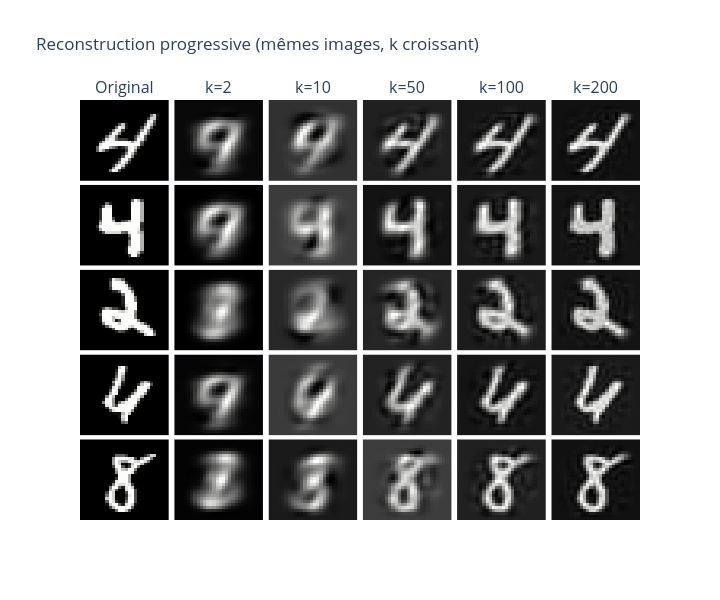

The code cell stored with this chart in its notebook:
### Markdown cell above
## 2.1 Reconstruction progressive : impact visuel du nombre de composantes

Pour donner une intuition concrète de ce que signifie "MSE = X", on reconstruit la même image avec différents k.

### Code cell
sample_indices = [0, 1, 2, 3, 4]
k_values_vis = [2, 10, 50, 100, 200]

n_rows = len(sample_indices)
n_cols = len(k_values_vis) + 1  # +1 pour l'original

# Pré-entraîner un modèle par k
pca_models = {}
for k in k_values_vis:
    pca_k = PCA(n_components=k)
    pca_k.fit(X_train)
    pca_models[k] = pca_k

fig = make_subplots(rows=n_rows, cols=n_cols,
                    column_titles=["Original"] + [f"k={k}" for k in k_values_vis],
                    horizontal_spacing=0.01, vertical_spacing=0.01)

for row_i, s_idx in enumerate(sample_indices):
    # Image originale
    fig.add_trace(
        go.Heatmap(z=X_test[s_idx].reshape(28, 28)[::-1], colorscale="gray", showscale=False),
        row=row_i + 1, col=1
    )
    for col_j, k in enumerate(k_values_vis):
        latent_k = pca_models[k].encode(X_test[s_idx:s_idx + 1])
        rec = pca_models[k].decode(latent_k)
        fig.add_trace(
            go.Heatmap(z=rec.reshape(28, 28)[::-1], colorscale="gray", showscale=False),
            row=row_i + 1, col=col_j + 2
        )

for r in range(1, n_rows + 1):
    for c in range(1, n_cols + 1):
        fig.update_xaxes(visible=False, row=r, col=c)
        fig.update_yaxes(visible=False, row=r, col=c)

fig.update_layout(height=120 * n_rows, width=120 * n_cols,
                  title_text="Reconstruction progressive (mêmes images, k croissant)")
fig.show()

### Figure 1 — Plotly figure (JSON) as saved in the notebook; plotly's stock layout.template omitted (floating-point values rounded to 4 significant figures; data arrays with more than 128 entries replaced by an {"elided": "..."} marker saying what was removed)
{"data": [{"colorscale": [[0, "rgb(0, 0, 0)"], [0.09091, "rgb(16, 16, 16)"], [0.1818, "rgb(38, 38, 38)"], [0.2727, "rgb(59, 59, 59)"], [0.3636, "rgb(81, 80, 80)"], [0.4545, "rgb(102, 101, 101)"], [0.5455, "rgb(124, 123, 122)"], [0.6364, "rgb(146, 146, 145)"], [0.7273, "rgb(171, 171, 170)"], [0.8182, "rgb(197, 197, 195)"], [0.9091, "rgb(224, 224, 223)"], [1, "rgb(254, 254, 253)"]], "showscale": false, "type": "heatmap", "xaxis": "x", "yaxis": "y", "z": {"elided": "28x28 float values"}}, {"colorscale": [[0, "rgb(0, 0, 0)"], [0.09091, "rgb(16, 16, 16)"], [0.1818, "rgb(38, 38, 38)"], [0.2727, "rgb(59, 59, 59)"], [0.3636, "rgb(81, 80, 80)"], [0.4545, "rgb(102, 101, 101)"], [0.5455, "rgb(124, 123, 122)"], [0.6364, "rgb(146, 146, 145)"], [0.7273, "rgb(171, 171, 170)"], [0.8182, "rgb(197, 197, 195)"], [0.9091, "rgb(224, 224, 223)"], [1, "rgb(254, 254, 253)"]], "showscale": false, "type": "heatmap", "xaxis": "x2", "yaxis": "y2", "z": {"elided": "28x28 float values"}}, {"colorscale": [[0, "rgb(0, 0, 0)"], [0.09091, "rgb(16, 16, 16)"], [0.1818, "rgb(38, 38, 38)"], [0.2727, "rgb(59, 59, 59)"], [0.3636, "rgb(81, 80, 80)"], [0.4545, "rgb(102, 101, 101)"], [0.5455, "rgb(124, 123, 122)"], [0.6364, "rgb(146, 146, 145)"], [0.7273, "rgb(171, 171, 170)"], [0.8182, "rgb(197, 197, 195)"], [0.9091, "rgb(224, 224, 223)"], [1, "rgb(254, 254, 253)"]], "showscale": false, "type": "heatmap", "xaxis": "x3", "yaxis": "y3", "z": {"elided": "28x28 float values"}}, {"colorscale": [[0, "rgb(0, 0, 0)"], [0.09091, "rgb(16, 16, 16)"], [0.1818, "rgb(38, 38, 38)"], [0.2727, "rgb(59, 59, 59)"], [0.3636, "rgb(81, 80, 80)"], [0.4545, "rgb(102, 101, 101)"], [0.5455, "rgb(124, 123, 122)"], [0.6364, "rgb(146, 146, 145)"], [0.7273, "rgb(171, 171, 170)"], [0.8182, "rgb(197, 197, 195)"], [0.9091, "rgb(224, 224, 223)"], [1, "rgb(254, 254, 253)"]], "showscale": false, "type": "heatmap", "xaxis": "x4", "yaxis": "y4", "z": {"elided": "28x28 float values"}}, {"colorscale": [[0, "rgb(0, 0, 0)"], [0.09091, "rgb(16, 16, 16)"], [0.1818, "rgb(38, 38, 38)"], [0.2727, "rgb(59, 59, 59)"], [0.3636, "rgb(81, 80, 80)"], [0.4545, "rgb(102, 101, 101)"], [0.5455, "rgb(124, 123, 122)"], [0.6364, "rgb(146, 146, 145)"], [0.7273, "rgb(171, 171, 170)"], [0.8182, "rgb(197, 197, 195)"], [0.9091, "rgb(224, 224, 223)"], [1, "rgb(254, 254, 253)"]], "showscale": false, "type": "heatmap", "xaxis": "x5", "yaxis": "y5", "z": {"elided": "28x28 float values"}}, {"colorscale": [[0, "rgb(0, 0, 0)"], [0.09091, "rgb(16, 16, 16)"], [0.1818, "rgb(38, 38, 38)"], [0.2727, "rgb(59, 59, 59)"], [0.3636, "rgb(81, 80, 80)"], [0.4545, "rgb(102, 101, 101)"], [0.5455, "rgb(124, 123, 122)"], [0.6364, "rgb(146, 146, 145)"], [0.7273, "rgb(171, 171, 170)"], [0.8182, "rgb(197, 197, 195)"], [0.9091, "rgb(224, 224, 223)"], [1, "rgb(254, 254, 253)"]], "showscale": false, "type": "heatmap", "xaxis": "x6", "yaxis": "y6", "z": {"elided": "28x28 float values"}}, {"colorscale": [[0, "rgb(0, 0, 0)"], [0.09091, "rgb(16, 16, 16)"], [0.1818, "rgb(38, 38, 38)"], [0.2727, "rgb(59, 59, 59)"], [0.3636, "rgb(81, 80, 80)"], [0.4545, "rgb(102, 101, 101)"], [0.5455, "rgb(124, 123, 122)"], [0.6364, "rgb(146, 146, 145)"], [0.7273, "rgb(171, 171, 170)"], [0.8182, "rgb(197, 197, 195)"], [0.9091, "rgb(224, 224, 223)"], [1, "rgb(254, 254, 253)"]], "showscale": false, "type": "heatmap", "xaxis": "x7", "yaxis": "y7", "z": {"elided": "28x28 float values"}}, {"colorscale": [[0, "rgb(0, 0, 0)"], [0.09091, "rgb(16, 16, 16)"], [0.1818, "rgb(38, 38, 38)"], [0.2727, "rgb(59, 59, 59)"], [0.3636, "rgb(81, 80, 80)"], [0.4545, "rgb(102, 101, 101)"], [0.5455, "rgb(124, 123, 122)"], [0.6364, "rgb(146, 146, 145)"], [0.7273, "rgb(171, 171, 170)"], [0.8182, "rgb(197, 197, 195)"], [0.9091, "rgb(224, 224, 223)"], [1, "rgb(254, 254, 253)"]], "showscale": false, "type": "heatmap", "xaxis": "x8", "yaxis": "y8", "z": {"elided": "28x28 float values"}}, {"colorscale": [[0, "rgb(0, 0, 0)"], [0.09091, "rgb(16, 16, 16)"], [0.1818, "rgb(38, 38, 38)"], [0.2727, "rgb(59, 59, 59)"], [0.3636, "rgb(81, 80, 80)"], [0.4545, "rgb(102, 101, 101)"], [0.5455, "rgb(124, 123, 122)"], [0.6364, "rgb(146, 146, 145)"], [0.7273, "rgb(171, 171, 170)"], [0.8182, "rgb(197, 197, 195)"], [0.9091, "rgb(224, 224, 223)"], [1, "rgb(254, 254, 253)"]], "showscale": false, "type": "heatmap", "xaxis": "x9", "yaxis": "y9", "z": {"elided": "28x28 float values"}}, {"colorscale": [[0, "rgb(0, 0, 0)"], [0.09091, "rgb(16, 16, 16)"], [0.1818, "rgb(38, 38, 38)"], [0.2727, "rgb(59, 59, 59)"], [0.3636, "rgb(81, 80, 80)"], [0.4545, "rgb(102, 101, 101)"], [0.5455, "rgb(124, 123, 122)"], [0.6364, "rgb(146, 146, 145)"], [0.7273, "rgb(171, 171, 170)"], [0.8182, "rgb(197, 197, 195)"], [0.9091, "rgb(224, 224, 223)"], [1, "rgb(254, 254, 253)"]], "showscale": false, "type": "heatmap", "xaxis": "x10", "yaxis": "y10", "z": {"elided": "28x28 float values"}}, {"colorscale": [[0, "rgb(0, 0, 0)"], [0.09091, "rgb(16, 16, 16)"], [0.1818, "rgb(38, 38, 38)"], [0.2727, "rgb(59, 59, 59)"], [0.3636, "rgb(81, 80, 80)"], [0.4545, "rgb(102, 101, 101)"], [0.5455, "rgb(124, 123, 122)"], [0.6364, "rgb(146, 146, 145)"], [0.7273, "rgb(171, 171, 170)"], [0.8182, "rgb(197, 197, 195)"], [0.9091, "rgb(224, 224, 223)"], [1, "rgb(254, 254, 253)"]], "showscale": false, "type": "heatmap", "xaxis": "x11", "yaxis": "y11", "z": {"elided": "28x28 float values"}}, {"colorscale": [[0, "rgb(0, 0, 0)"], [0.09091, "rgb(16, 16, 16)"], [0.1818, "rgb(38, 38, 38)"], [0.2727, "rgb(59, 59, 59)"], [0.3636, "rgb(81, 80, 80)"], [0.4545, "rgb(102, 101, 101)"], [0.5455, "rgb(124, 123, 122)"], [0.6364, "rgb(146, 146, 145)"], [0.7273, "rgb(171, 171, 170)"], [0.8182, "rgb(197, 197, 195)"], [0.9091, "rgb(224, 224, 223)"], [1, "rgb(254, 254, 253)"]], "showscale": false, "type": "heatmap", "xaxis": "x12", "yaxis": "y12", "z": {"elided": "28x28 float values"}}, {"colorscale": [[0, "rgb(0, 0, 0)"], [0.09091, "rgb(16, 16, 16)"], [0.1818, "rgb(38, 38, 38)"], [0.2727, "rgb(59, 59, 59)"], [0.3636, "rgb(81, 80, 80)"], [0.4545, "rgb(102, 101, 101)"], [0.5455, "rgb(124, 123, 122)"], [0.6364, "rgb(146, 146, 145)"], [0.7273, "rgb(171, 171, 170)"], [0.8182, "rgb(197, 197, 195)"], [0.9091, "rgb(224, 224, 223)"], [1, "rgb(254, 254, 253)"]], "showscale": false, "type": "heatmap", "xaxis": "x13", "yaxis": "y13", "z": {"elided": "28x28 float values"}}, {"colorscale": [[0, "rgb(0, 0, 0)"], [0.09091, "rgb(16, 16, 16)"], [0.1818, "rgb(38, 38, 38)"], [0.2727, "rgb(59, 59, 59)"], [0.3636, "rgb(81, 80, 80)"], [0.4545, "rgb(102, 101, 101)"], [0.5455, "rgb(124, 123, 122)"], [0.6364, "rgb(146, 146, 145)"], [0.7273, "rgb(171, 171, 170)"], [0.8182, "rgb(197, 197, 195)"], [0.9091, "rgb(224, 224, 223)"], [1, "rgb(254, 254, 253)"]], "showscale": false, "type": "heatmap", "xaxis": "x14", "yaxis": "y14", "z": {"elided": "28x28 float values"}}, {"colorscale": [[0, "rgb(0, 0, 0)"], [0.09091, "rgb(16, 16, 16)"], [0.1818, "rgb(38, 38, 38)"], [0.2727, "rgb(59, 59, 59)"], [0.3636, "rgb(81, 80, 80)"], [0.4545, "rgb(102, 101, 101)"], [0.5455, "rgb(124, 123, 122)"], [0.6364, "rgb(146, 146, 145)"], [0.7273, "rgb(171, 171, 170)"], [0.8182, "rgb(197, 197, 195)"], [0.9091, "rgb(224, 224, 223)"], [1, "rgb(254, 254, 253)"]], "showscale": false, "type": "heatmap", "xaxis": "x15", "yaxis": "y15", "z": {"elided": "28x28 float values"}}, {"colorscale": [[0, "rgb(0, 0, 0)"], [0.09091, "rgb(16, 16, 16)"], [0.1818, "rgb(38, 38, 38)"], [0.2727, "rgb(59, 59, 59)"], [0.3636, "rgb(81, 80, 80)"], [0.4545, "rgb(102, 101, 101)"], [0.5455, "rgb(124, 123, 122)"], [0.6364, "rgb(146, 146, 145)"], [0.7273, "rgb(171, 171, 170)"], [0.8182, "rgb(197, 197, 195)"], [0.9091, "rgb(224, 224, 223)"], [1, "rgb(254, 254, 253)"]], "showscale": false, "type": "heatmap", "xaxis": "x16", "yaxis": "y16", "z": {"elided": "28x28 float values"}}, {"colorscale": [[0, "rgb(0, 0, 0)"], [0.09091, "rgb(16, 16, 16)"], [0.1818, "rgb(38, 38, 38)"], [0.2727, "rgb(59, 59, 59)"], [0.3636, "rgb(81, 80, 80)"], [0.4545, "rgb(102, 101, 101)"], [0.5455, "rgb(124, 123, 122)"], [0.6364, "rgb(146, 146, 145)"], [0.7273, "rgb(171, 171, 170)"], [0.8182, "rgb(197, 197, 195)"], [0.9091, "rgb(224, 224, 223)"], [1, "rgb(254, 254, 253)"]], "showscale": false, "type": "heatmap", "xaxis": "x17", "yaxis": "y17", "z": {"elided": "28x28 float values"}}, {"colorscale": [[0, "rgb(0, 0, 0)"], [0.09091, "rgb(16, 16, 16)"], [0.1818, "rgb(38, 38, 38)"], [0.2727, "rgb(59, 59, 59)"], [0.3636, "rgb(81, 80, 80)"], [0.4545, "rgb(102, 101, 101)"], [0.5455, "rgb(124, 123, 122)"], [0.6364, "rgb(146, 146, 145)"], [0.7273, "rgb(171, 171, 170)"], [0.8182, "rgb(197, 197, 195)"], [0.9091, "rgb(224, 224, 223)"], [1, "rgb(254, 254, 253)"]], "showscale": false, "type": "heatmap", "xaxis": "x18", "yaxis": "y18", "z": {"elided": "28x28 float values"}}, {"colorscale": [[0, "rgb(0, 0, 0)"], [0.09091, "rgb(16, 16, 16)"], [0.1818, "rgb(38, 38, 38)"], [0.2727, "rgb(59, 59, 59)"], [0.3636, "rgb(81, 80, 80)"], [0.4545, "rgb(102, 101, 101)"], [0.5455, "rgb(124, 123, 122)"], [0.6364, "rgb(146, 146, 145)"], [0.7273, "rgb(171, 171, 170)"], [0.8182, "rgb(197, 197, 195)"], [0.9091, "rgb(224, 224, 223)"], [1, "rgb(254, 254, 253)"]], "showscale": false, "type": "heatmap", "xaxis": "x19", "yaxis": "y19", "z": {"elided": "28x28 float values"}}, {"colorscale": [[0, "rgb(0, 0, 0)"], [0.09091, "rgb(16, 16, 16)"], [0.1818, "rgb(38, 38, 38)"], [0.2727, "rgb(59, 59, 59)"], [0.3636, "rgb(81, 80, 80)"], [0.4545, "rgb(102, 101, 101)"], [0.5455, "rgb(124, 123, 122)"], [0.6364, "rgb(146, 146, 145)"], [0.7273, "rgb(171, 171, 170)"], [0.8182, "rgb(197, 197, 195)"], [0.9091, "rgb(224, 224, 223)"], [1, "rgb(254, 254, 253)"]], "showscale": false, "type": "heatmap", "xaxis": "x20", "yaxis": "y20", "z": {"elided": "28x28 float values"}}, {"colorscale": [[0, "rgb(0, 0, 0)"], [0.09091, "rgb(16, 16, 16)"], [0.1818, "rgb(38, 38, 38)"], [0.2727, "rgb(59, 59, 59)"], [0.3636, "rgb(81, 80, 80)"], [0.4545, "rgb(102, 101, 101)"], [0.5455, "rgb(124, 123, 122)"], [0.6364, "rgb(146, 146, 145)"], [0.7273, "rgb(171, 171, 170)"], [0.8182, "rgb(197, 197, 195)"], [0.9091, "rgb(224, 224, 223)"], [1, "rgb(254, 254, 253)"]], "showscale": false, "type": "heatmap", "xaxis": "x21", "yaxis": "y21", "z": {"elided": "28x28 float values"}}, {"colorscale": [[0, "rgb(0, 0, 0)"], [0.09091, "rgb(16, 16, 16)"], [0.1818, "rgb(38, 38, 38)"], [0.2727, "rgb(59, 59, 59)"], [0.3636, "rgb(81, 80, 80)"], [0.4545, "rgb(102, 101, 101)"], [0.5455, "rgb(124, 123, 122)"], [0.6364, "rgb(146, 146, 145)"], [0.7273, "rgb(171, 171, 170)"], [0.8182, "rgb(197, 197, 195)"], [0.9091, "rgb(224, 224, 223)"], [1, "rgb(254, 254, 253)"]], "showscale": false, "type": "heatmap", "xaxis": "x22", "yaxis": "y22", "z": {"elided": "28x28 float values"}}, {"colorscale": [[0, "rgb(0, 0, 0)"], [0.09091, "rgb(16, 16, 16)"], [0.1818, "rgb(38, 38, 38)"], [0.2727, "rgb(59, 59, 59)"], [0.3636, "rgb(81, 80, 80)"], [0.4545, "rgb(102, 101, 101)"], [0.5455, "rgb(124, 123, 122)"], [0.6364, "rgb(146, 146, 145)"], [0.7273, "rgb(171, 171, 170)"], [0.8182, "rgb(197, 197, 195)"], [0.9091, "rgb(224, 224, 223)"], [1, "rgb(254, 254, 253)"]], "showscale": false, "type": "heatmap", "xaxis": "x23", "yaxis": "y23", "z": {"elided": "28x28 float values"}}, {"colorscale": [[0, "rgb(0, 0, 0)"], [0.09091, "rgb(16, 16, 16)"], [0.1818, "rgb(38, 38, 38)"], [0.2727, "rgb(59, 59, 59)"], [0.3636, "rgb(81, 80, 80)"], [0.4545, "rgb(102, 101, 101)"], [0.5455, "rgb(124, 123, 122)"], [0.6364, "rgb(146, 146, 145)"], [0.7273, "rgb(171, 171, 170)"], [0.8182, "rgb(197, 197, 195)"], [0.9091, "rgb(224, 224, 223)"], [1, "rgb(254, 254, 253)"]], "showscale": false, "type": "heatmap", "xaxis": "x24", "yaxis": "y24", "z": {"elided": "28x28 float values"}}, {"colorscale": [[0, "rgb(0, 0, 0)"], [0.09091, "rgb(16, 16, 16)"], [0.1818, "rgb(38, 38, 38)"], [0.2727, "rgb(59, 59, 59)"], [0.3636, "rgb(81, 80, 80)"], [0.4545, "rgb(102, 101, 101)"], [0.5455, "rgb(124, 123, 122)"], [0.6364, "rgb(146, 146, 145)"], [0.7273, "rgb(171, 171, 170)"], [0.8182, "rgb(197, 197, 195)"], [0.9091, "rgb(224, 224, 223)"], [1, "rgb(254, 254, 253)"]], "showscale": false, "type": "heatmap", "xaxis": "x25", "yaxis": "y25", "z": {"elided": "28x28 float values"}}, {"colorscale": [[0, "rgb(0, 0, 0)"], [0.09091, "rgb(16, 16, 16)"], [0.1818, "rgb(38, 38, 38)"], [0.2727, "rgb(59, 59, 59)"], [0.3636, "rgb(81, 80, 80)"], [0.4545, "rgb(102, 101, 101)"], [0.5455, "rgb(124, 123, 122)"], [0.6364, "rgb(146, 146, 145)"], [0.7273, "rgb(171, 171, 170)"], [0.8182, "rgb(197, 197, 195)"], [0.9091, "rgb(224, 224, 223)"], [1, "rgb(254, 254, 253)"]], "showscale": false, "type": "heatmap", "xaxis": "x26", "yaxis": "y26", "z": {"elided": "28x28 float values"}}, {"colorscale": [[0, "rgb(0, 0, 0)"], [0.09091, "rgb(16, 16, 16)"], [0.1818, "rgb(38, 38, 38)"], [0.2727, "rgb(59, 59, 59)"], [0.3636, "rgb(81, 80, 80)"], [0.4545, "rgb(102, 101, 101)"], [0.5455, "rgb(124, 123, 122)"], [0.6364, "rgb(146, 146, 145)"], [0.7273, "rgb(171, 171, 170)"], [0.8182, "rgb(197, 197, 195)"], [0.9091, "rgb(224, 224, 223)"], [1, "rgb(254, 254, 253)"]], "showscale": false, "type": "heatmap", "xaxis": "x27", "yaxis": "y27", "z": {"elided": "28x28 float values"}}, {"colorscale": [[0, "rgb(0, 0, 0)"], [0.09091, "rgb(16, 16, 16)"], [0.1818, "rgb(38, 38, 38)"], [0.2727, "rgb(59, 59, 59)"], [0.3636, "rgb(81, 80, 80)"], [0.4545, "rgb(102, 101, 101)"], [0.5455, "rgb(124, 123, 122)"], [0.6364, "rgb(146, 146, 145)"], [0.7273, "rgb(171, 171, 170)"], [0.8182, "rgb(197, 197, 195)"], [0.9091, "rgb(224, 224, 223)"], [1, "rgb(254, 254, 253)"]], "showscale": false, "type": "heatmap", "xaxis": "x28", "yaxis": "y28", "z": {"elided": "28x28 float values"}}, {"colorscale": [[0, "rgb(0, 0, 0)"], [0.09091, "rgb(16, 16, 16)"], [0.1818, "rgb(38, 38, 38)"], [0.2727, "rgb(59, 59, 59)"], [0.3636, "rgb(81, 80, 80)"], [0.4545, "rgb(102, 101, 101)"], [0.5455, "rgb(124, 123, 122)"], [0.6364, "rgb(146, 146, 145)"], [0.7273, "rgb(171, 171, 170)"], [0.8182, "rgb(197, 197, 195)"], [0.9091, "rgb(224, 224, 223)"], [1, "rgb(254, 254, 253)"]], "showscale": false, "type": "heatmap", "xaxis": "x29", "yaxis": "y29", "z": {"elided": "28x28 float values"}}, {"colorscale": [[0, "rgb(0, 0, 0)"], [0.09091, "rgb(16, 16, 16)"], [0.1818, "rgb(38, 38, 38)"], [0.2727, "rgb(59, 59, 59)"], [0.3636, "rgb(81, 80, 80)"], [0.4545, "rgb(102, 101, 101)"], [0.5455, "rgb(124, 123, 122)"], [0.6364, "rgb(146, 146, 145)"], [0.7273, "rgb(171, 171, 170)"], [0.8182, "rgb(197, 197, 195)"], [0.9091, "rgb(224, 224, 223)"], [1, "rgb(254, 254, 253)"]], "showscale": false, "type": "heatmap", "xaxis": "x30", "yaxis": "y30", "z": {"elided": "28x28 float values"}}], "layout": {"annotations": [{"font": {"size": 16}, "showarrow": false, "text": "Original", "x": 0.07917, "xanchor": "center", "xref": "paper", "y": 1, "yanchor": "bottom", "yref": "paper"}, {"font": {"size": 16}, "showarrow": false, "text": "k=2", "x": 0.2475, "xanchor": "center", "xref": "paper", "y": 1, "yanchor": "bottom", "yref": "paper"}, {"font": {"size": 16}, "showarrow": false, "text": "k=10", "x": 0.4158, "xanchor": "center", "xref": "paper", "y": 1, "yanchor": "bottom", "yref": "paper"}, {"font": {"size": 16}, "showarrow": false, "text": "k=50", "x": 0.5842, "xanchor": "center", "xref": "paper", "y": 1, "yanchor": "bottom", "yref": "paper"}, {"font": {"size": 16}, "showarrow": false, "text": "k=100", "x": 0.7525, "xanchor": "center", "xref": "paper", "y": 1, "yanchor": "bottom", "yref": "paper"}, {"font": {"size": 16}, "showarrow": false, "text": "k=200", "x": 0.9208, "xanchor": "center", "xref": "paper", "y": 1, "yanchor": "bottom", "yref": "paper"}], "height": 600, "title": {"text": "Reconstruction progressive (mêmes images, k croissant)"}, "width": 720, "xaxis": {"anchor": "y", "domain": [0, 0.1583], "visible": false}, "xaxis10": {"anchor": "y10", "domain": [0.505, 0.6633], "visible": false}, "xaxis11": {"anchor": "y11", "domain": [0.6733, 0.8317], "visible": false}, "xaxis12": {"anchor": "y12", "domain": [0.8417, 1], "visible": false}, "xaxis13": {"anchor": "y13", "domain": [0, 0.1583], "visible": false}, "xaxis14": {"anchor": "y14", "domain": [0.1683, 0.3267], "visible": false}, "xaxis15": {"anchor": "y15", "domain": [0.3367, 0.495], "visible": false}, "xaxis16": {"anchor": "y16", "domain": [0.505, 0.6633], "visible": false}, "xaxis17": {"anchor": "y17", "domain": [0.6733, 0.8317], "visible": false}, "xaxis18": {"anchor": "y18", "domain": [0.8417, 1], "visible": false}, "xaxis19": {"anchor": "y19", "domain": [0, 0.1583], "visible": false}, "xaxis2": {"anchor": "y2", "domain": [0.1683, 0.3267], "visible": false}, "xaxis20": {"anchor": "y20", "domain": [0.1683, 0.3267], "visible": false}, "xaxis21": {"anchor": "y21", "domain": [0.3367, 0.495], "visible": false}, "xaxis22": {"anchor": "y22", "domain": [0.505, 0.6633], "visible": false}, "xaxis23": {"anchor": "y23", "domain": [0.6733, 0.8317], "visible": false}, "xaxis24": {"anchor": "y24", "domain": [0.8417, 1], "visible": false}, "xaxis25": {"anchor": "y25", "domain": [0, 0.1583], "visible": false}, "xaxis26": {"anchor": "y26", "domain": [0.1683, 0.3267], "visible": false}, "xaxis27": {"anchor": "y27", "domain": [0.3367, 0.495], "visible": false}, "xaxis28": {"anchor": "y28", "domain": [0.505, 0.6633], "visible": false}, "xaxis29": {"anchor": "y29", "domain": [0.6733, 0.8317], "visible": false}, "xaxis3": {"anchor": "y3", "domain": [0.3367, 0.495], "visible": false}, "xaxis30": {"anchor": "y30", "domain": [0.8417, 1], "visible": false}, "xaxis4": {"anchor": "y4", "domain": [0.505, 0.6633], "visible": false}, "xaxis5": {"anchor": "y5", "domain": [0.6733, 0.8317], "visible": false}, "xaxis6": {"anchor": "y6", "domain": [0.8417, 1], "visible": false}, "xaxis7": {"anchor": "y7", "domain": [0, 0.1583], "visible": false}, "xaxis8": {"anchor": "y8", "domain": [0.1683, 0.3267], "visible": false}, "xaxis9": {"anchor": "y9", "domain": [0.3367, 0.495], "visible": false}, "yaxis": {"anchor": "x", "domain": [0.808, 1], "visible": false}, "yaxis10": {"anchor": "x10", "domain": [0.606, 0.798], "visible": false}, "yaxis11": {"anchor": "x11", "domain": [0.606, 0.798], "visible": false}, "yaxis12": {"anchor": "x12", "domain": [0.606, 0.798], "visible": false}, "yaxis13": {"anchor": "x13", "domain": [0.404, 0.596], "visible": false}, "yaxis14": {"anchor": "x14", "domain": [0.404, 0.596], "visible": false}, "yaxis15": {"anchor": "x15", "domain": [0.404, 0.596], "visible": false}, "yaxis16": {"anchor": "x16", "domain": [0.404, 0.596], "visible": false}, "yaxis17": {"anchor": "x17", "domain": [0.404, 0.596], "visible": false}, "yaxis18": {"anchor": "x18", "domain": [0.404, 0.596], "visible": false}, "yaxis19": {"anchor": "x19", "domain": [0.202, 0.394], "visible": false}, "yaxis2": {"anchor": "x2", "domain": [0.808, 1], "visible": false}, "yaxis20": {"anchor": "x20", "domain": [0.202, 0.394], "visible": false}, "yaxis21": {"anchor": "x21", "domain": [0.202, 0.394], "visible": false}, "yaxis22": {"anchor": "x22", "domain": [0.202, 0.394], "visible": false}, "yaxis23": {"anchor": "x23", "domain": [0.202, 0.394], "visible": false}, "yaxis24": {"anchor": "x24", "domain": [0.202, 0.394], "visible": false}, "yaxis25": {"anchor": "x25", "domain": [0, 0.192], "visible": false}, "yaxis26": {"anchor": "x26", "domain": [0, 0.192], "visible": false}, "yaxis27": {"anchor": "x27", "domain": [0, 0.192], "visible": false}, "yaxis28": {"anchor": "x28", "domain": [0, 0.192], "visible": false}, "yaxis29": {"anchor": "x29", "domain": [0, 0.192], "visible": false}, "yaxis3": {"anchor": "x3", "domain": [0.808, 1], "visible": false}, "yaxis30": {"anchor": "x30", "domain": [0, 0.192], "visible": false}, "yaxis4": {"anchor": "x4", "domain": [0.808, 1], "visible": false}, "yaxis5": {"anchor": "x5", "domain": [0.808, 1], "visible": false}, "yaxis6": {"anchor": "x6", "domain": [0.808, 1], "visible": false}, "yaxis7": {"anchor": "x7", "domain": [0.606, 0.798], "visible": false}, "yaxis8": {"anchor": "x8", "domain": [0.606, 0.798], "visible": false}, "yaxis9": {"anchor": "x9", "domain": [0.606, 0.798], "visible": false}}}
